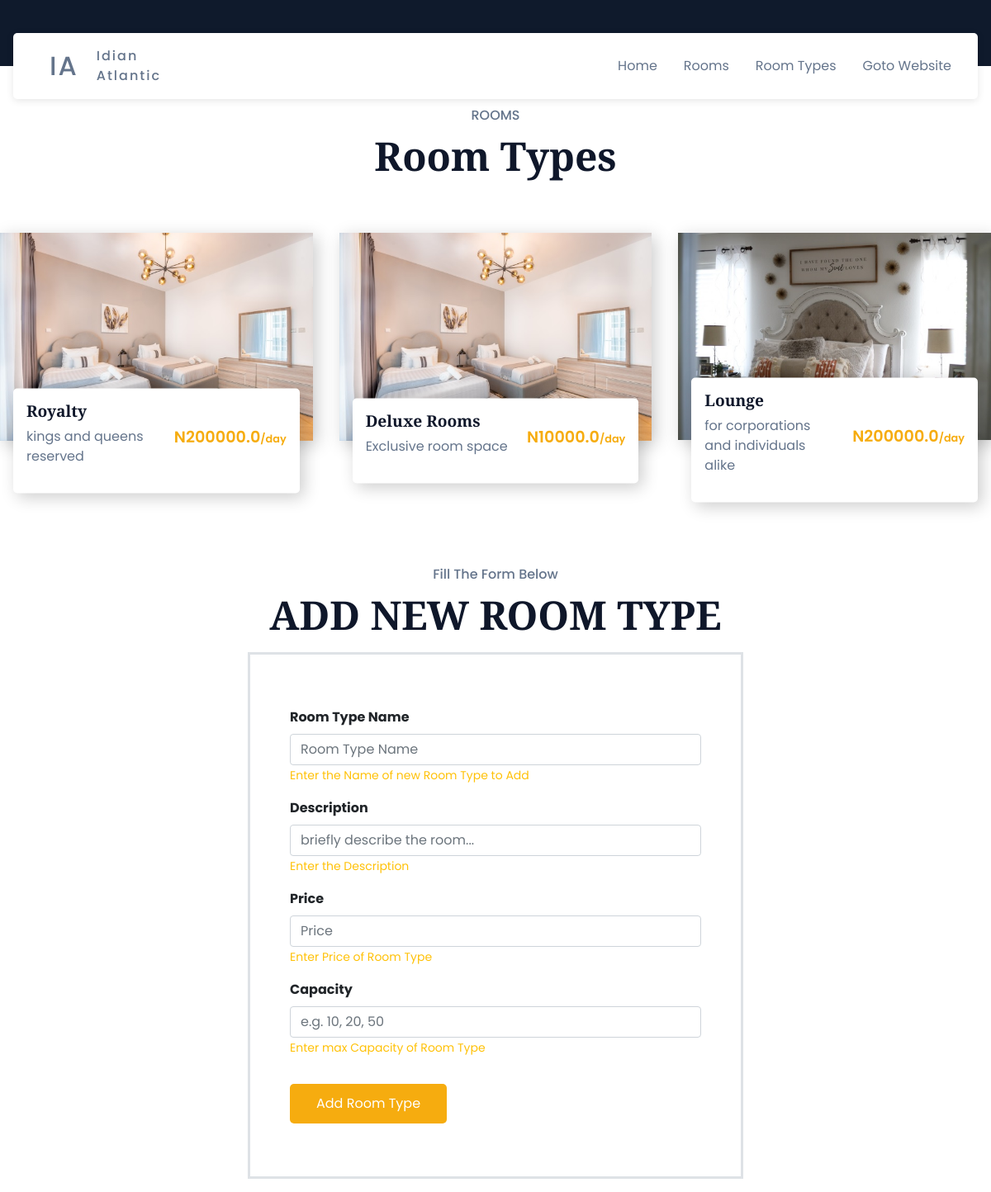
The page /admin/room-type on the database its author committed.
### db/db.py (models this page shows)
class RoomType(Base):
    __tablename__ = "room_type"
    room_type_id = Column(Integer(), primary_key=True, index=True)
    room_type_name = Column(String(), index=True)
    description = Column(String())
    price = Column(Float())
    capacity = Column(Integer())
    thumbnail_img_url = Column(String())
    rooms = relationship("Room", back_populates="room_type")

### routers/admin.py (the view)
@AdminRouter.get("/room-type", response_class=HTMLResponse)
async def new_room_type_view(request: Request, session:Session = Depends(get_db)):
    room_types = await AdminServices.get_all_room_types(session=session)
    return templates.TemplateResponse("room_types.html", {"request": request, "room_types": room_types})

### templates/room_types.html (shortened to what this page needs)
<!DOCTYPE html>
<html lang="en">
<head>
    <link rel="stylesheet" href="/static/bootstrap/css/bootstrap.min.css"/>
    <link rel="stylesheet" href="/static/styles.css">
</head>
<body>
    {% include 'components/admin_nav.html' %}
    {% if room_types %}
        <section class="room__container py-0" id="room">
            <p class="section__subheader">ROOMS</p>
            <h2 class="section__header">Room Types</h2>
            <div class="room__grid">
                {% for room_type in room_types %}
                    <div class="room__card">
                    <img src="{{room_type.thumbnail_img_url}}" alt="room" />
                    <div class="room__card__details">
                        <div>
                        <h4>{{room_type.room_type_name}}</h4>
                        <p>{{room_type.description}}</p>
                        </div>
                        <h3>N{{room_type.price}}<span>/day</span></h3>
                    </div>
                    </div>
                {% endfor %}
            </div>
        </section>
    {% endif %}
    <section class="room__container py-0" id="room">
        <p class="section__subheader">Fill The Form Below</p>
        <h2 class="section__header">ADD NEW ROOM TYPE</h2>
        <div class="my-3 w-50 p-5 mx-auto border border-3">
            <form id="add-room-type-form">
                <div class="my-3">
                    <label for="room_type_name" class="form-label border-0"><b>Room Type Name</b></label>
                    <input required name="room_type_name" type="text" id="room_type_name" class="form-control" placeholder="Room Type Name"/>
                    <small id="helpId" class="text-warning small">Enter the Name of new Room Type to Add</small>
                </div>
                <div class="my-3">
                    <label for="description" class="form-label border-0"><b>Description</b></label>
                    <input required name="description" type="text" id="description" class="form-control" placeholder="briefly describe the room..."/>
                    <small id="helpId" class="text-warning small">Enter the Description</small>
                </div>
                <div class="my-3">
                    <label for="price" class="form-label border-0"><b>Price</b></label>
                    <input required name="price" type="number" min="0" id="price" class="form-control" placeholder="Price"/>
                    <small id="helpId" class="text-warning small">Enter Price of Room Type</small>
                </div>
                <div class="my-3">
                    <label for="capacity" class="form-label border-0"><b>Capacity</b></label>
                    <input name="capacity" type="number" min="0" id="capacity" class="form-control" placeholder="e.g. 10, 20, 50"/>
                    <small id="helpId" class="text-warning small">Enter max Capacity of Room Type</small>
                </div>
                <button type="submit" id="submit-btn-add-room-type" class="btn btn-primary my-3">Add Room Type</button>
            </form>
        </div>
    </section>
</body>
</html>

### templates/components/admin_nav.html (shortened to what this page needs)
<link rel="stylesheet" href="/static/bootstrap/css/bootstrap.css">
<link rel="stylesheet" href="/static/styles.css">
<nav class="mb-5">
    <div class="nav__bar">
    <div class="nav__header">
        <div class="logo nav__logo">
        <div>IA</div>
        <span>Idian<br />Atlantic</span>
        </div>
    </div>
    <ul class="nav__links my-auto" id="nav-links">
        <li><a href="/admin/dashboard">Home</a></li>
        <li><a href="/admin/room">Rooms</a></li>
        <li><a href="/admin/room-type">Room Types</a></li>
        <li><a href="/">Goto Website</a></li>
    </ul>
    </div>
</nav>

### static/styles.css (style rules this page uses)
:root { --primary-color: #0f1a2c; --secondary-color: #f6ac0f; --text-dark: #0f172a; --text-light: #64748b; --extra-light: #f8fafc; --white: #ffffff; --max-width: 1200px; --header-font: "Playfair Display", serif; }
* { padding: 0; margin: 0; box-sizing: border-box; }
.section__subheader { margin-bottom: 0.5rem; font-size: 1rem; font-weight: 500; color: var(--text-light); }
.section__header { font-size: 3rem; font-weight: 800; font-family: var(--header-font); color: var(--text-dark); }
.btn { padding: 0.75rem 2rem; font-size: 1rem; color: var(--white); background-color: var(--secondary-color); outline: none; border: none; border-radius: 5px; cursor: pointer; }
.logo { display: flex; align-items: center; gap: 10px; font-weight: 500; color: var(--text-light); letter-spacing: 2px; }
.logo div { padding-inline: 12px; font-size: 2rem; }
img, video { width: 100%; display: flex; }
a { text-decoration: none; }
html, body { scroll-behavior: smooth; }
body { font-family: "Poppins", sans-serif; }
nav { position: fixed; isolation: isolate; width: 100%; z-index: 9; }
.nav__bar { position: relative; isolation: isolate; box-shadow: 0 2px 10px rgba(0, 0, 0, 0.1); }
.nav__header { padding: 1rem; display: flex; align-items: center; justify-content: space-between; background-color: var(--extra-light); }
.nav__links { list-style: none; position: absolute; padding: 2rem; width: 100%; display: flex; flex-direction: column; align-items: center; gap: 2rem; background-color: var(--white); transform: translateY(-100%); transition: 0.5s; z-index: -1; }
.nav__links a { color: var(--text-light); transition: 0.3s; }
.room__container { padding-block: 5rem; }
.room__container :is(.section__subheader, .section__header) { padding-inline: 1rem; text-align: center; }
.room__grid { max-width: 1500px; margin-inline: auto; margin-top: 4rem; display: grid; gap: 0 1rem; }
.room__card img { box-shadow: 5px 5px 20px rgba(0, 0, 0, 0.2); }
.room__card__details { margin-inline: 1rem; padding: 1rem; display: flex; align-items: center; justify-content: space-between; gap: 1rem; background-color: var(--white); transform: translateY(-50%); border-radius: 5px; box-shadow: 5px 5px 20px rgba(0, 0, 0, 0.2); }
.room__card__details h4 { margin-bottom: 0.5rem; font-size: 1.2rem; font-weight: 800; font-family: var(--header-font); color: var(--text-dark); }
.room__card__details p { color: var(--text-light); }
.room__card__details h3 { font-size: 1.2rem; font-weight: 600; color: var(--secondary-color); }
.room__card__details h3 span { font-size: 0.8rem; }
@media (width > 768px) { nav { position: static; padding-inline: 1rem; background-color: var(--primary-color); } }
@media (width > 768px) { .nav__bar { max-width: var(--max-width); margin: auto; padding: 1rem 2rem; display: flex; align-items: center; justify-content: space-between; background-color: var(--white); border-radius: 5px; transform: translateY(50%); } }
@media (width > 768px) { .nav__header { padding: 0; background-color: transparent; } }
@media (width > 768px) { .nav__links { width: fit-content; padding: 0; position: static; flex-direction: row; transform: none; background-color: transparent; } }
@media (width > 768px) { .room__grid { grid-template-columns: repeat(2, 1fr); } }
@media (width > 1024px) { .room__grid { grid-template-columns: repeat(3, 1fr); gap: 2rem; } }

### rows shown on the page
RoomType: thumbnail_img_url (picture), room_type_name "Royalty", description "kings and queens reserved", price "200000.0"
RoomType: thumbnail_img_url (picture), room_type_name "Deluxe Rooms", description "Exclusive room space", price "10000.0"
RoomType: thumbnail_img_url (picture), room_type_name "Lounge", description "for corporations and individuals alike", price "200000.0"
